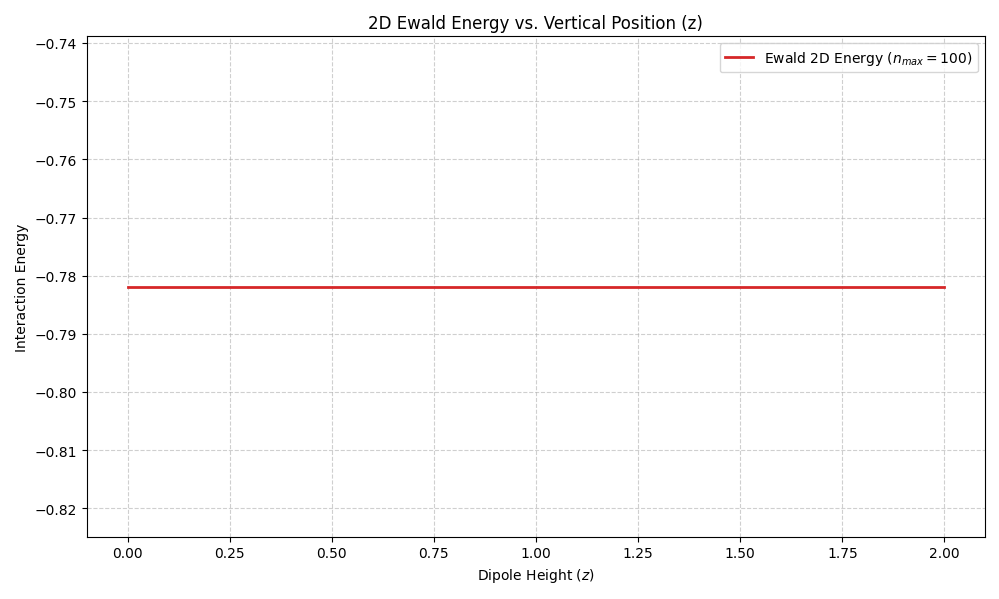

This figure's Python source:
import espressomd
import espressomd.electrostatics
import matplotlib.pyplot as plt
import numpy as np
from elc.energy.analytical_elc_energy import get_ewald_energy_2d

def run(lx, ly, lz, gap_size, charges, positions, z_pos_count):
    system = espressomd.System(box_l=[lx, ly, lz])
    system.time_step = 0.01
    system.cell_system.skin = 0.4

    z_range = np.linspace(0, lz - gap_size - 1e-3, num=z_pos_count)
    ewald_energies = []

    for z in z_range:
        system.part.clear()
        for  i in range(min(len(charges), len(positions))):
            pos = positions[i]
            pos[2] = z
            system.part.add(pos=pos, q=charges[i])
        

        e_ewald = get_ewald_energy_2d(system)
        ewald_energies.append(e_ewald)


    plt.figure(figsize=(10, 6))

    plt.plot(
        z_range,
        ewald_energies,
        "-",
        color="tab:red",
        linewidth=2,
        label="Ewald 2D Energy ($n_{max}=100$)",
    )

    plt.xlabel("Dipole Height ($z$)")
    plt.ylabel("Interaction Energy")
    plt.title("2D Ewald Energy vs. Vertical Position (z)")
    plt.legend()
    plt.grid(True, linestyle="--", alpha=0.6)

    plt.tight_layout()
    plt.show()


run(10, 10, 3, 1, np.array([+2, -1]), np.array([[3.0, 5.0, 0], [7.0, 5.0, 0]]), 10)
